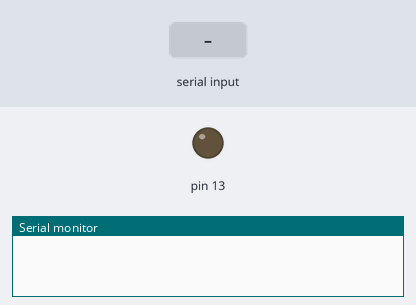
Bench run of a sketch on a simulated Arduino Uno, built with avr-gcc and run on an emulated ATmega328P. On the bench: output pins drawn as LEDs (lit = HIGH), the last lines printed to the serial monitor. The inputs (shaded band) are chosen by the test bench.

Above: at 1.2 s.
1.3 s: "1" received over Serial
At 2.5 s:
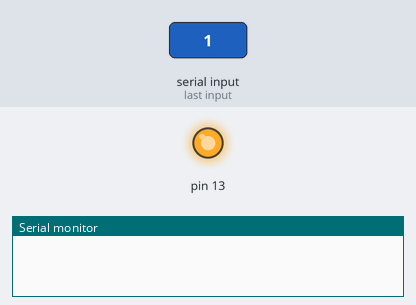
3.5 s: "0" received over Serial
At 5.2 s:
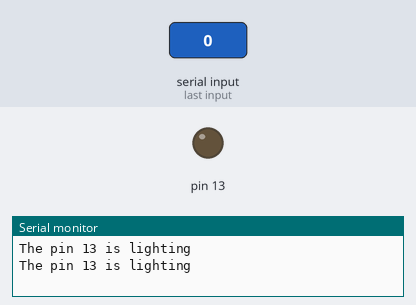
Timing chart, 0 to 6.7 s (numbered marks = the images above; inputs shaded):
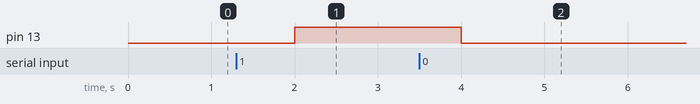

Measured:
- after the input at 1.3 s, pin 13: LOW → HIGH after 0.70 s
- after the input at 3.5 s, pin 13: HIGH → LOW after 0.50 s

The sketch:

Simple_light_Arduine_one.ino
```cpp
void setup()
{
  Serial.begin(9600);
  pinMode(13, OUTPUT);
}

void loop()
{
  int entrada = 0; // for incoming serial data
  entrada = Serial.available();
  if ( entrada == 1) {
  digitalWrite(13, HIGH);
  delay(1000); // Wait for 1000 millisecond(s)
  Serial.println("The pin 13 is lighting");
  }else{
  digitalWrite(13, LOW);
  delay(1000); // Wait for 1000 millisecond(s)
  }
}
```
